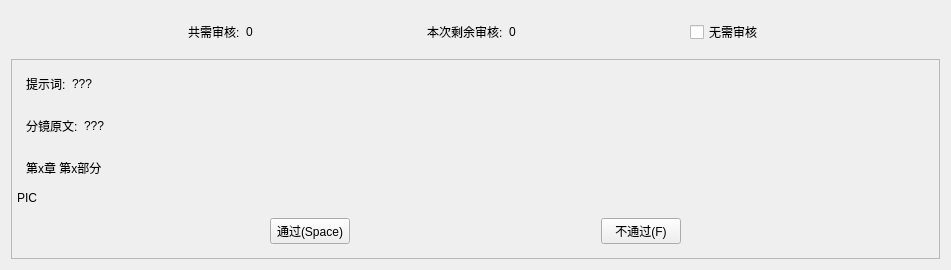
                 <widget class="QWidget" name="tab_19">
                  <attribute name="title">
                   <string>待审核</string>
                  </attribute>
                  <layout class="QVBoxLayout" name="verticalLayout_12">
                   <item>
                    <widget class="QWidget" name="widget_14" native="true">
                     <layout class="QHBoxLayout" name="horizontalLayout_21">
                      <item>
                       <spacer name="horizontalSpacer_17">
                        <property name="orientation">
                         <enum>Qt::Horizontal</enum>
                        </property>
                        <property name="sizeHint" stdset="0">
                         <size>
                          <width>161</width>
                          <height>20</height>
                         </size>
                        </property>
                       </spacer>
                      </item>
                      <item>
                       <widget class="QLabel" name="label_18">
                        <property name="text">
                         <string>共需审核:</string>
                        </property>
                       </widget>
                      </item>
                      <item>
                       <widget class="QLabel" name="label_19">
                        <property name="text">
                         <string>0</string>
                        </property>
                       </widget>
                      </item>
                      <item>
                       <spacer name="horizontalSpacer_16">
                        <property name="orientation">
                         <enum>Qt::Horizontal</enum>
                        </property>
                        <property name="sizeHint" stdset="0">
                         <size>
                          <width>161</width>
                          <height>20</height>
                         </size>
                        </property>
                       </spacer>
                      </item>
                      <item>
                       <widget class="QLabel" name="label_16">
                        <property name="text">
                         <string>本次剩余审核:</string>
                        </property>
                       </widget>
                      </item>
                      <item>
                       <widget class="QLabel" name="label_17">
                        <property name="text">
                         <string>0</string>
                        </property>
                       </widget>
                      </item>
                      <item>
                       <spacer name="horizontalSpacer_15">
                        <property name="orientation">
                         <enum>Qt::Horizontal</enum>
                        </property>
                        <property name="sizeHint" stdset="0">
                         <size>
                          <width>161</width>
                          <height>20</height>
                         </size>
                        </property>
                       </spacer>
                      </item>
                      <item>
                       <widget class="QCheckBox" name="checkBox_2">
                        <property name="text">
                         <string>无需审核</string>
                        </property>
                       </widget>
                      </item>
                      <item>
                       <spacer name="horizontalSpacer_14">
                        <property name="orientation">
                         <enum>Qt::Horizontal</enum>
                        </property>
                        <property name="sizeHint" stdset="0">
                         <size>
                          <width>161</width>
                          <height>20</height>
                         </size>
                        </property>
                       </spacer>
                      </item>
                     </layout>
                    </widget>
                   </item>
                   <item>
                    <widget class="QFrame" name="frame_5">
                     <property name="frameShape">
                      <enum>QFrame::StyledPanel</enum>
                     </property>
                     <property name="frameShadow">
                      <enum>QFrame::Raised</enum>
                     </property>
                     <layout class="QVBoxLayout" name="verticalLayout_11">
                      <property name="spacing">
                       <number>4</number>
                      </property>
                      <property name="leftMargin">
                       <number>5</number>
                      </property>
                      <property name="topMargin">
                       <number>5</number>
                      </property>
                      <property name="rightMargin">
                       <number>5</number>
                      </property>
                      <property name="bottomMargin">
                       <number>5</number>
                      </property>
                      <item>
                       <widget class="QWidget" name="widget_15" native="true">
                        <layout class="QHBoxLayout" name="horizontalLayout_23">
                         <item>
                          <widget class="QLabel" name="label_20">
                           <property name="text">
                            <string>提示词:</string>
                           </property>
                          </widget>
                         </item>
                         <item>
                          <widget class="QLabel" name="label_21">
                           <property name="text">
                            <string>???</string>
                           </property>
                          </widget>
                         </item>
                         <item>
                          <spacer name="horizontalSpacer_18">
                           <property name="orientation">
                            <enum>Qt::Horizontal</enum>
                           </property>
                           <property name="sizeHint" stdset="0">
                            <size>
                             <width>832</width>
                             <height>20</height>
                            </size>
                           </property>
                          </spacer>
                         </item>
                        </layout>
                       </widget>
                      </item>
                      <item>
                       <widget class="QWidget" name="widget_16" native="true">
                        <layout class="QHBoxLayout" name="horizontalLayout_22">
                         <item>
                          <widget class="QLabel" name="label_22">
                           <property name="text">
                            <string>分镜原文:</string>
                           </property>
                          </widget>
                         </item>
                         <item>
                          <widget class="QLabel" name="label_23">
                           <property name="text">
                            <string>???</string>
                           </property>
                          </widget>
                         </item>
                         <item>
                          <spacer name="horizontalSpacer_19">
                           <property name="orientation">
                            <enum>Qt::Horizontal</enum>
                           </property>
                           <property name="sizeHint" stdset="0">
                            <size>
                             <width>820</width>
                             <height>20</height>
                            </size>
                           </property>
                          </spacer>
                         </item>
                        </layout>
                       </widget>
                      </item>
                      <item>
                       <widget class="QWidget" name="widget_17" native="true">
                        <layout class="QHBoxLayout" name="horizontalLayout_24">
                         <item>
                          <widget class="QLabel" name="label_24">
                           <property name="text">
                            <string>第x章 第x部分</string>
                           </property>
                          </widget>
                         </item>
                         <item>
                          <spacer name="horizontalSpacer_20">
                           <property name="orientation">
                            <enum>Qt::Horizontal</enum>
                           </property>
                           <property name="sizeHint" stdset="0">
                            <size>
                             <width>820</width>
                             <height>20</height>
                            </size>
                           </property>
                          </spacer>
                         </item>
                        </layout>
                       </widget>
                      </item>
                      <item>
                       <widget class="QLabel" name="label_25">
                        <property name="sizePolicy">
                         <sizepolicy hsizetype="Preferred" vsizetype="Expanding">
                          <horstretch>0</horstretch>
                          <verstretch>0</verstretch>
                         </sizepolicy>
                        </property>
                        <property name="text">
                         <string>PIC</string>
                        </property>
                       </widget>
                      </item>
                      <item>
                       <widget class="QWidget" name="widget_18" native="true">
                        <layout class="QHBoxLayout" name="horizontalLayout_25">
                         <item>
                          <spacer name="horizontalSpacer_21">
                           <property name="orientation">
                            <enum>Qt::Horizontal</enum>
                           </property>
                           <property name="sizeHint" stdset="0">
                            <size>
                             <width>241</width>
                             <height>20</height>
                            </size>
                           </property>
                          </spacer>
                         </item>
                         <item>
                          <widget class="QPushButton" name="pushButton_25">
                           <property name="text">
                            <string>通过(Space)</string>
                           </property>
                          </widget>
                         </item>
                         <item>
                          <spacer name="horizontalSpacer_22">
                           <property name="orientation">
                            <enum>Qt::Horizontal</enum>
                           </property>
                           <property name="sizeHint" stdset="0">
                            <size>
                             <width>242</width>
                             <height>20</height>
                            </size>
                           </property>
                          </spacer>
                         </item>
                         <item>
                          <widget class="QPushButton" name="pushButton_26">
                           <property name="cursor">
                            <cursorShape>ArrowCursor</cursorShape>
                           </property>
                           <property name="text">
                            <string>不通过(F)</string>
                           </property>
                          </widget>
                         </item>
                         <item>
                          <spacer name="horizontalSpacer_23">
                           <property name="orientation">
                            <enum>Qt::Horizontal</enum>
                           </property>
                           <property name="sizeHint" stdset="0">
                            <size>
                             <width>241</width>
                             <height>20</height>
                            </size>
                           </property>
                          </spacer>
                         </item>
                        </layout>
                       </widget>
                      </item>
                     </layout>
                    </widget>
                   </item>
                  </layout>
                 </widget>
